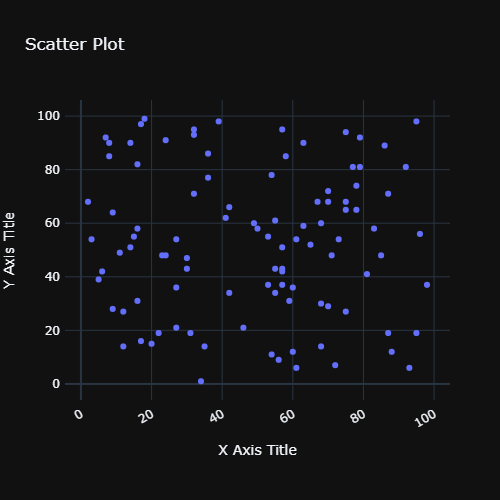

Write the Python code that produced this figure.
import plotly.express as plot
import numpy as np

np.random.seed(45)

# declaring size of the array
size = 100

x = np.random.randint(low=0, high=100, size=size)
y = np.random.randint(low=0, high=100, size=size)

fig = plot.scatter(x=x, y=y)

# Adjusting width and height of the image
fig.layout.template = 'plotly_dark'
fig.update_layout(
    title='Scatter Plot',
    xaxis_title='X Axis Title',
    yaxis_title='Y Axis Title',
    xaxis_tickangle=-30,
    width=500,
    height=500,
    autosize=False,
    margin=dict(l=50, r=50, b=100, t=100, pad=4)
)

fig.show()
